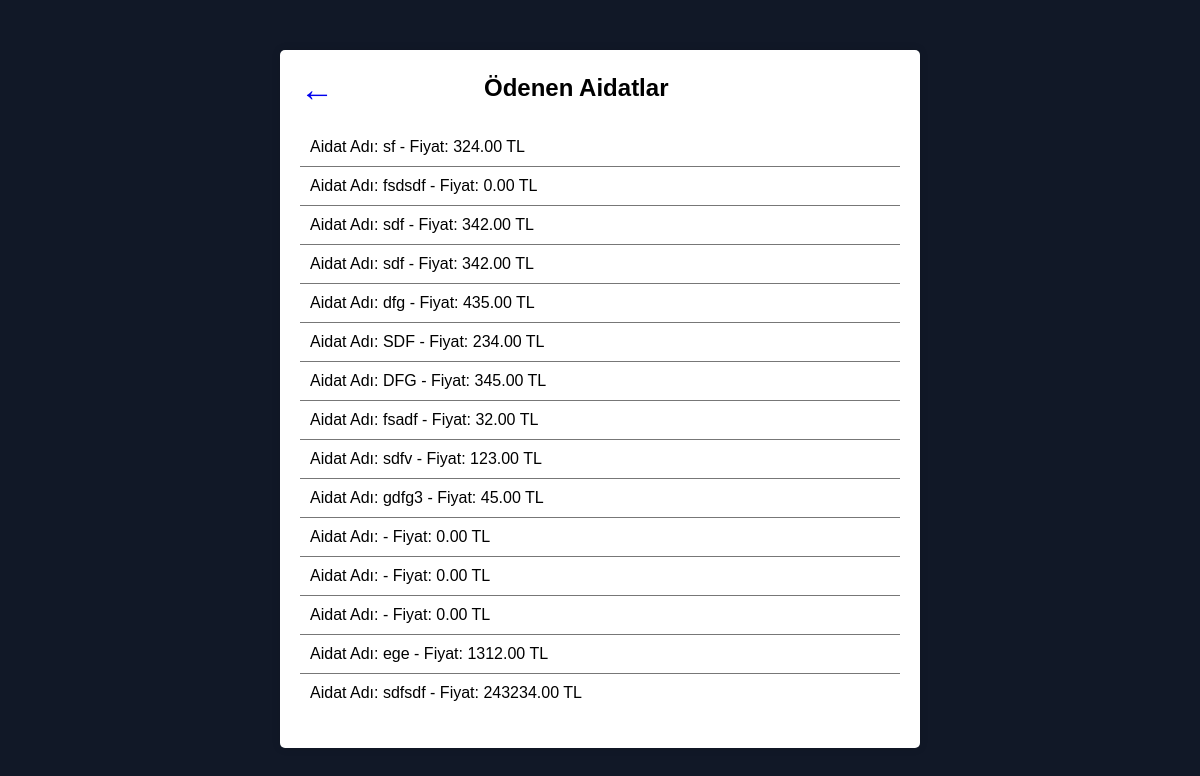
The app's page /admin/odenen_aidatlar.php with its own data.
### tables this page shows
CREATE TABLE `odenen_aidatlar` (
  `aidat_id` int(11) NOT NULL AUTO_INCREMENT,
  `a_isim` varchar(255) NOT NULL,
  `a_fiyat` decimal(10,2) NOT NULL,
  PRIMARY KEY (`aidat_id`)
);

### admin/odenen_aidatlar.php (the view, shortened to what this page needs)
<!DOCTYPE html>
<html lang="tr">
<head>
    <link rel="stylesheet" href="../asset/css/admin/odenen_aidatlar.css">
</head>
<body>
<div class="container">
        <div class="div"><?php   include '../include/admin_back_button.php'; ?>
        <h2>Ödenen Aidatlar</h2>
        </div>
        <ul>
            <?php
            include('../include/database.php');
            $sorgu = $db->query("SELECT * FROM odenen_aidatlar");
            $odenen_aidatlar = $sorgu->fetchAll(PDO::FETCH_ASSOC);
            foreach ($odenen_aidatlar as $odenen_aidat) {
                echo "<li>Aidat Adı: " . $odenen_aidat['a_isim'] . " - Fiyat: " . $odenen_aidat['a_fiyat'] . " TL</li>";
            }
            ?>
        </ul>
    </div>
</body>
</html>

### asset/css/admin/odenen_aidatlar.css (style rules this page uses)
body { font-family: Arial, sans-serif; margin: 0; padding: 0; background-color: rgb(17 24 39); }
.container { max-width: 600px; margin: 50px auto; padding: 20px; background-color: #fff; border-radius: 5px; box-shadow: 0 0 10px rgba(0, 0, 0, 0.1); }
ul { list-style-type: none; padding: 0; }
li { padding: 10px; border-bottom: 1px solid #777; }
li:last-child { border-bottom: none; }
.div { display: flex; margin: auto; gap: 25%; }
h2 { text-align: center; margin-top: 4px; margin-bottom: 10px; }

### records on screen
odenen_aidatlar: a_isim "sf", a_fiyat "324.00"
odenen_aidatlar: a_isim "fsdsdf", a_fiyat "0.00"
odenen_aidatlar: a_isim "sdf", a_fiyat "342.00"
odenen_aidatlar: a_isim "sdf", a_fiyat "342.00"
odenen_aidatlar: a_isim "dfg", a_fiyat "435.00"
odenen_aidatlar: a_isim "SDF", a_fiyat "234.00"
odenen_aidatlar: a_isim "DFG", a_fiyat "345.00"
odenen_aidatlar: a_isim "fsadf", a_fiyat "32.00"
odenen_aidatlar: a_isim "sdfv", a_fiyat "123.00"
odenen_aidatlar: a_isim "gdfg3", a_fiyat "45.00"
odenen_aidatlar: a_fiyat "0.00"
odenen_aidatlar: a_fiyat "0.00"
odenen_aidatlar: a_fiyat "0.00"
odenen_aidatlar: a_isim "ege", a_fiyat "1312.00"
odenen_aidatlar: a_isim "sdfsdf", a_fiyat "243234.00"
